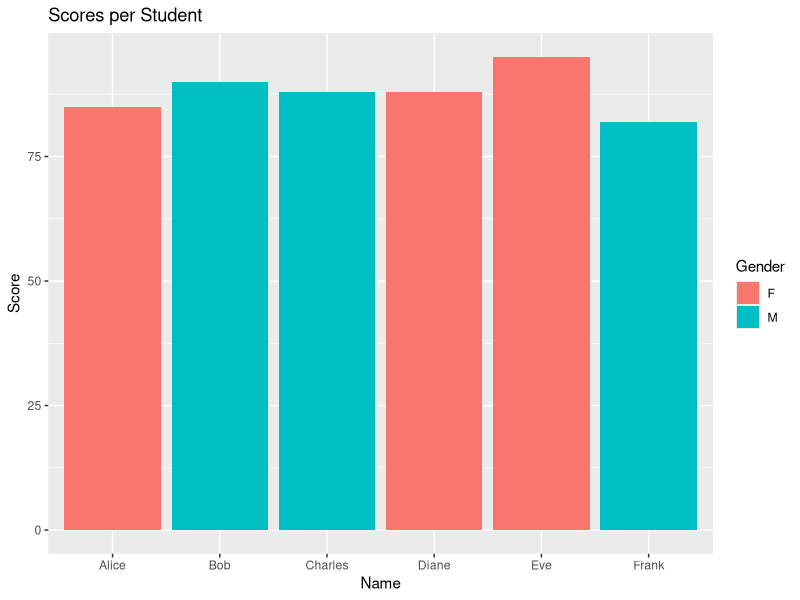
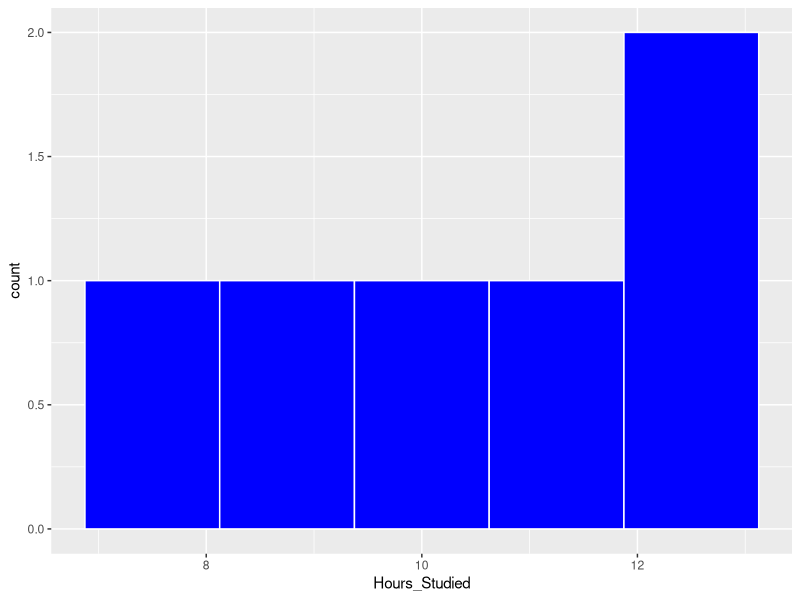
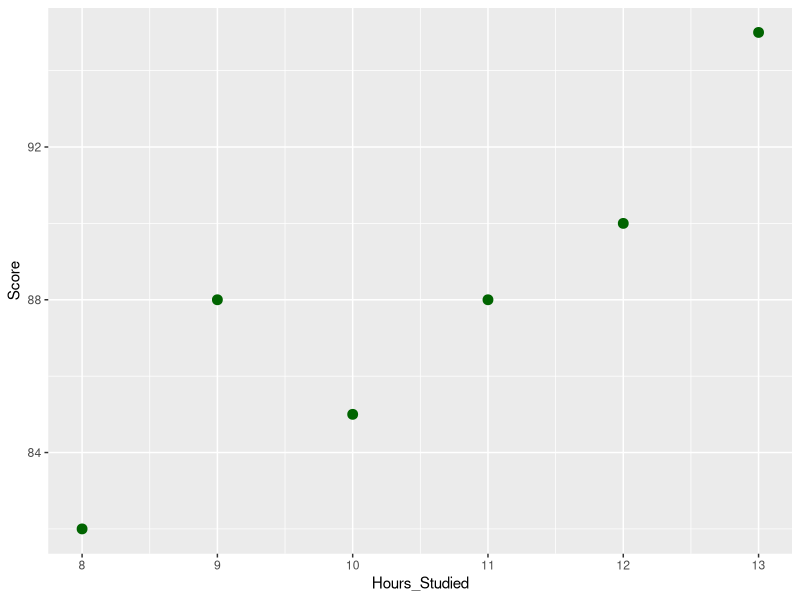
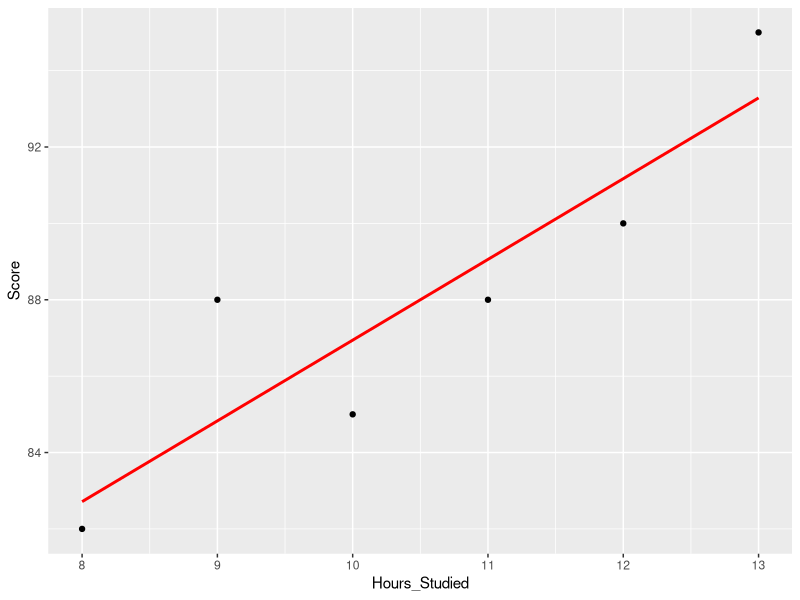
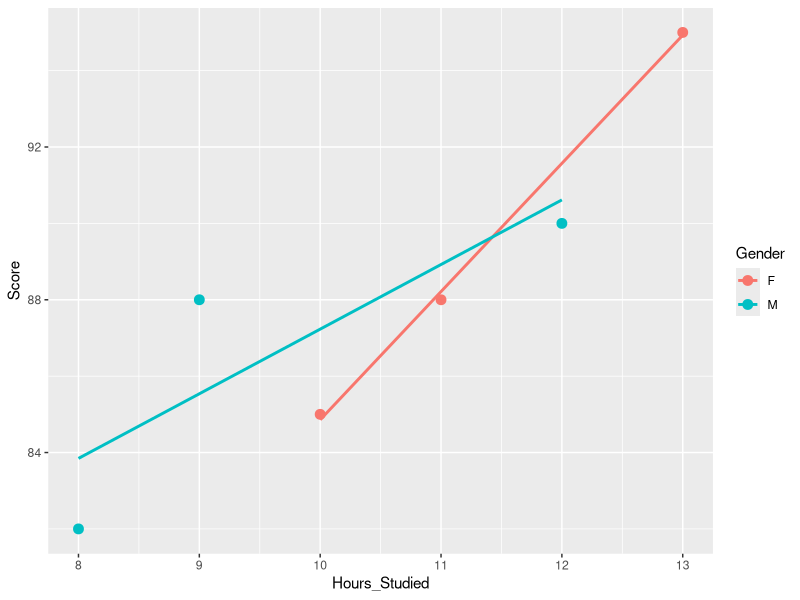
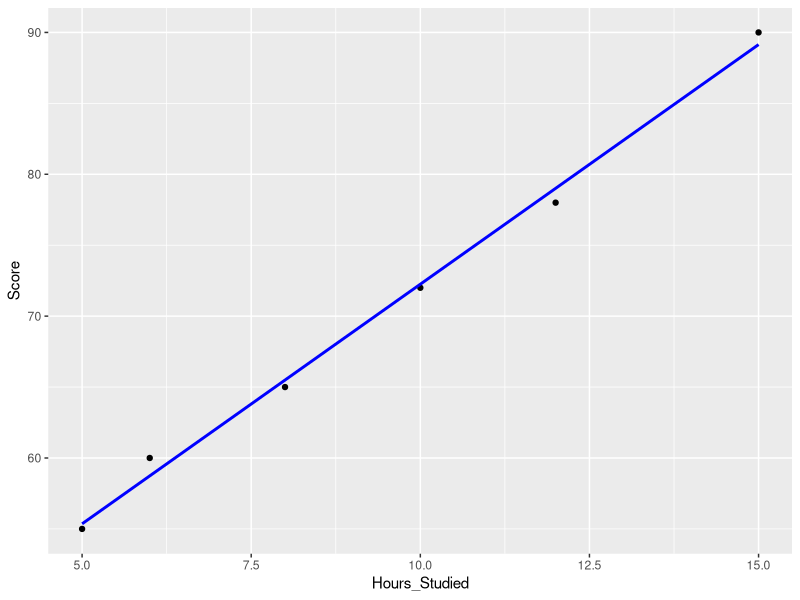
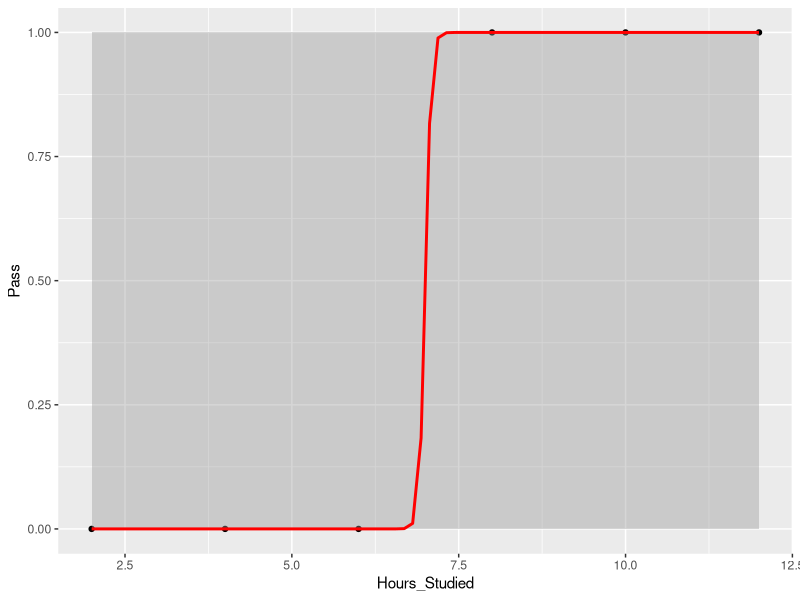
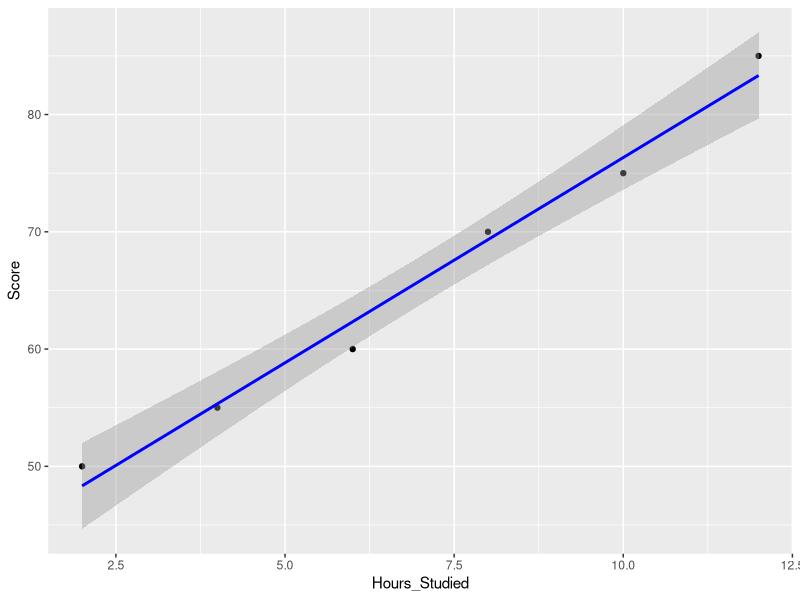

Write R code to recreate these figures, in order.
## ---- chunk 1
library(dplyr)
library(ggplot2)
library(tidyr)
library(readr)


students <- data.frame(
  Name = c("Alice", "Bob", "Charles", "Diane", "Eve", "Frank"),
  Gender = c("F", "M", "M", "F", "F", NA),
  Score = c(85, 90, NA, 88, 95, 82),
  Hours_Studied = c(10, 12, 9, 11, 13, 8)
)
#1.Check how many missing values are in each column.

is.na(students)
sum(is.na(students))
colSums(is.na(students))

## ---- chunk 2
#2.Replace missing Score with the average score.
students$Score[is.na(students$Score)] <- mean(students$Score, na.rm = TRUE)
# 3. Replace missing Gender with "M"
students$Gender[is.na(students$Gender)] <- "M"
print(students)
## ---- chunk 3
# 4. Select only Name, Score, Hours_Studied
students_selected <- students[, c("Name", "Score", "Hours_Studied")]
print(students_selected)
## ---- chunk 4
# 5. Rename Hours_Studied to Study_Hours
names(students_selected)[3] <- "Study_Hours"
students_selected
## ---- chunk 5
#2.SUMMARIZING DATA

data <- data.frame(
  Country = c("Rwanda", "Rwanda", "Kenya", "Kenya", "Uganda", "Uganda"),
  Year = c(2020, 2021, 2020, 2021, 2020, 2021),
  GDP = c(11.2, 12.5, 15.3, 16.1, 10.8, 11.7)
)

# 1. Overall average GDP
mean(data$GDP)

# 2. Average GDP per country
data %>% group_by(Country) %>% summarise(Average_GDP = mean(GDP))
# 3. Minimum GDP per country
data %>% group_by(Country) %>% summarise(Min_GDP = min(GDP))

# 4. Count years per country
data %>% group_by(Country) %>% summarise(Years = n())

# 5. Add new column GDP_in_billions
data <- data %>% mutate(GDP_in_billions = GDP)


## ---- chunk 6
#Bar chart of scores
ggplot(students, aes(x = Name, y = Score, fill = Gender)) +
  geom_bar(stat = "identity") +
  labs(title = "Scores per Student")


## ---- chunk 7
#2. Histogram of study hours
ggplot(students, aes(x = Hours_Studied)) +
  geom_histogram(bins = 5, fill = "blue", color = "white")

## ---- chunk 8
#3. Scatter plot (Score vs Hours)

ggplot(students, aes(x = Hours_Studied, y = Score)) +
  geom_point(size = 3, color = "darkgreen")

## ---- chunk 9
#4. Scatter + regression line

ggplot(students, aes(x = Hours_Studied, y = Score)) +
  geom_point() +
  geom_smooth(method = "lm", se = FALSE, color = "red")

## ---- chunk 10
#5. Color by Gender

ggplot(students, aes(x = Hours_Studied, y = Score, color = Gender)) +
  geom_point(size = 3) +
  geom_smooth(method = "lm", se = FALSE)

## ---- chunk 11
students <- data.frame(
  Hours_Studied = c(5, 6, 8, 10, 12, 15),
  Score = c(55, 60, 65, 72, 78, 90)
)

# 1. Build model
model <- lm(Score ~ Hours_Studied, data = students)
summary(model)

# 2. Regression equation
# Equation: Score = Intercept + (Slope * Hours_Studied)

# 3. Predict for 9 hours
new <- data.frame(Hours_Studied = 9)
predict(model, new)

# 4. Check R-squared and p-value from summary output
# R² close to 1 = strong fit
# p-value < 0.05 = significant relationship

# 5. Plot regression line
ggplot(students, aes(x = Hours_Studied, y = Score)) +
  geom_point() +
  geom_smooth(method = "lm", se=FALSE ,color = "blue")

## ---- chunk 12
students <- data.frame(
  Hours_Studied = c(10, 12, 9, 11, 13, 8),
  Attendance = c(90, 95, 85, 88, 92, 80),
  Score = c(85, 90, 78, 88, 95, 82)
)

# 1. Build model
multi_model <- lm(Score ~ Hours_Studied + Attendance, data = students)
summary(multi_model)

# 2. Interpret coefficients:
# Each 1 hour ↑ study = + (slope1)
# Each 1% ↑ attendance = + (slope2)

# 3. Check R-squared and p-values in summary()

# 4. Predict new score
new_student <- data.frame(Hours_Studied = 12, Attendance = 90)
predict(multi_model, new_student)

## ---- chunk 13
students <- data.frame(
  Hours_Studied = c(2, 4, 6, 8, 10, 12),
  Pass = c(0, 0, 0, 1, 1, 1)
)

# 1. Build logistic model
log_model <- glm(Pass ~ Hours_Studied, data = students, family = binomial)
summary(log_model)

# 2. Predict probability
newdata <- data.frame(Hours_Studied = c(5, 7, 11))
predict(log_model, newdata, type = "response")

# 3. Plot logistic curve
ggplot(students, aes(x = Hours_Studied, y = Pass)) +
  geom_point() +
  stat_smooth(method = "glm", method.args = list(family = "binomial"), color = "red")


## ---- chunk 14
students <- data.frame(
  Hours_Studied = c(2, 4, 6, 8, 10, 12),
  Score = c(50, 55, 60, 70, 75, 85)
)
# 1. Correlation coefficient
cor(students$Hours_Studied, students$Score)

# 2. Visualize
ggplot(students, aes(x = Hours_Studied, y = Score)) +
  geom_point() +
  geom_smooth(method = "lm", color = "blue")


## ---- chunk 15
knitr::opts_chunk$set(echo = TRUE)
## ---- chunk 16
summary(cars)
## ---- chunk 17
plot(pressure)
